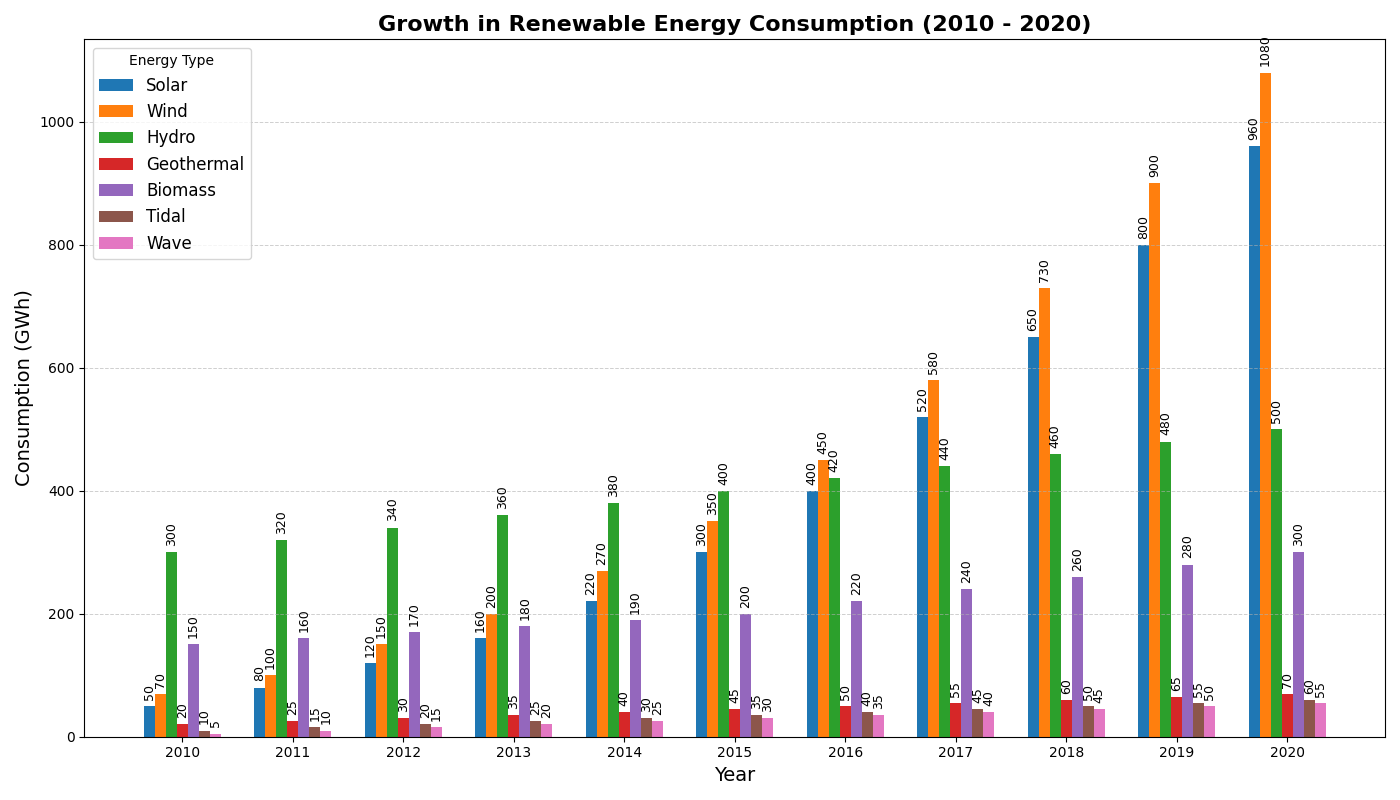

The Python source for this figure:
import matplotlib.pyplot as plt
import numpy as np

years = np.arange(2010, 2021)
energy_types = ['Solar', 'Wind', 'Hydro', 'Geothermal', 'Biomass', 'Tidal', 'Wave']

# Synthetic data for each energy type over the years
solar_energy = [50, 80, 120, 160, 220, 300, 400, 520, 650, 800, 960]
wind_energy = [70, 100, 150, 200, 270, 350, 450, 580, 730, 900, 1080]
hydro_energy = [300, 320, 340, 360, 380, 400, 420, 440, 460, 480, 500]
geothermal_energy = [20, 25, 30, 35, 40, 45, 50, 55, 60, 65, 70]
biomass_energy = [150, 160, 170, 180, 190, 200, 220, 240, 260, 280, 300]
tidal_energy = [10, 15, 20, 25, 30, 35, 40, 45, 50, 55, 60]  # New energy type
wave_energy = [5, 10, 15, 20, 25, 30, 35, 40, 45, 50, 55]  # New energy type

energy_data = [solar_energy, wind_energy, hydro_energy, geothermal_energy, biomass_energy, tidal_energy, wave_energy]

fig, ax = plt.subplots(figsize=(14, 8))
bar_width = 0.1
x_pos = np.arange(len(years))

for idx, (energy, energy_type) in enumerate(zip(energy_data, energy_types)):
    ax.bar(x_pos + idx * bar_width, energy, bar_width, label=energy_type)

ax.set_xlabel('Year', fontsize=14)
ax.set_ylabel('Consumption (GWh)', fontsize=14)
ax.set_title('Growth in Renewable Energy Consumption (2010 - 2020)', fontsize=16, fontweight='bold')
ax.set_xticks(x_pos + bar_width * (len(energy_types) - 1) / 2)
ax.set_xticklabels(years)
ax.legend(title='Energy Type', fontsize=12)

ax.yaxis.grid(True, linestyle='--', linewidth=0.7, alpha=0.6)
ax.xaxis.grid(False)

for idx, energy in enumerate(energy_data):
    for pos, val in enumerate(energy):
        ax.text(pos + idx * bar_width, val + 10, f'{val}', ha='center', va='bottom', fontsize=9, rotation=90)

plt.tight_layout()
plt.show()
